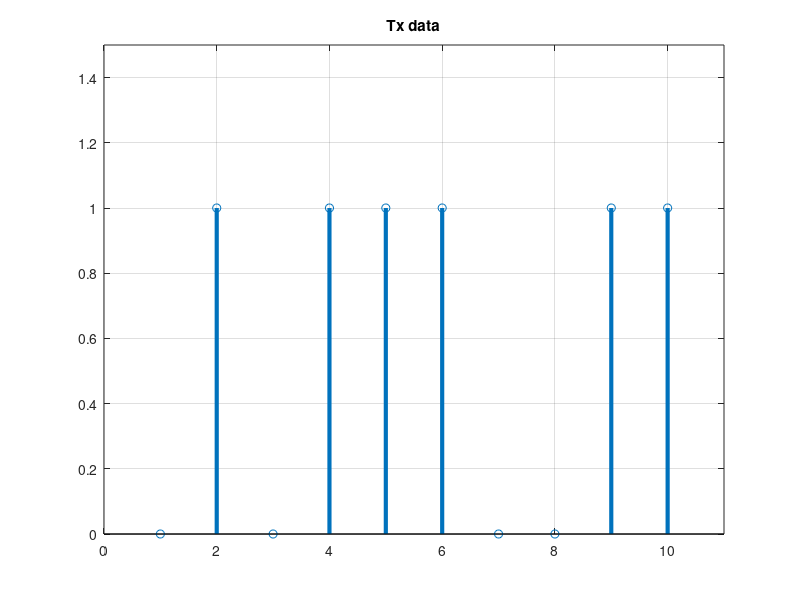
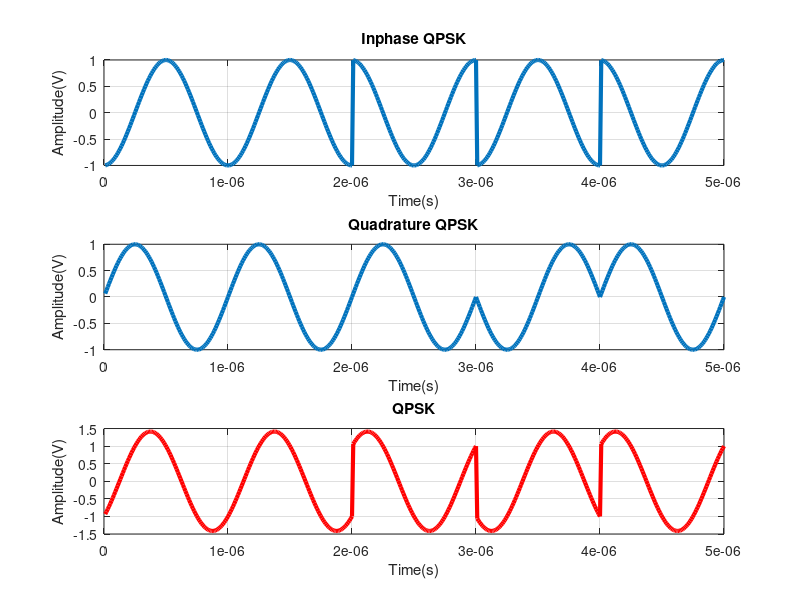
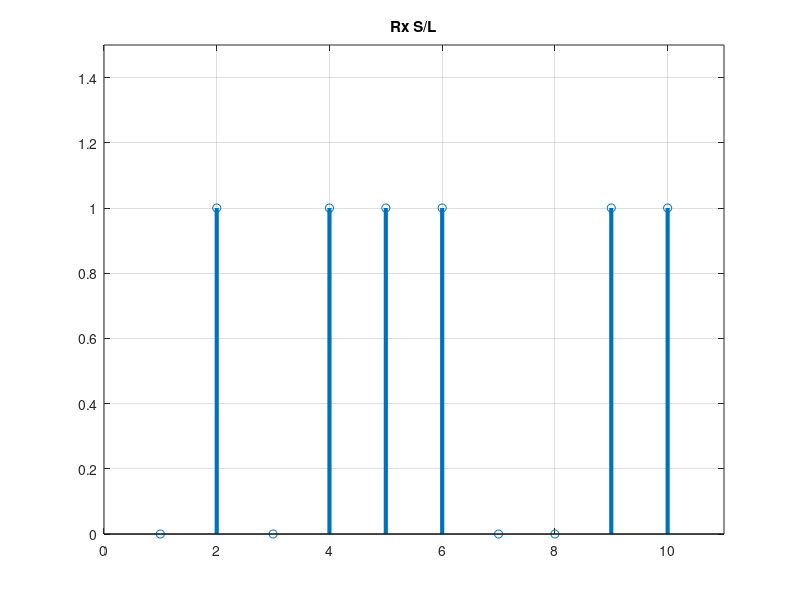

The MATLAB script that drew these images, in order:
clc; close all;

data = [0 1 0 1 1 1 0 0 1 1];
figure
stem(data,'linewidth',3);grid on;
title('Tx data');axis([0 11 0 1.5]);grid on;

data_NRZ = 2*data-1;
s_p_data = reshape(data_NRZ,2,length(data)/2);

br = 10^6;
f = br;
T = 1/br;
t = T/99:T/99:T;

y =[];
y_in = [];
y_qd = [];
for(i=1:length(data)/2)
    y1 = s_p_data(1,i)*cos(2*pi*f*t);
    y2 = s_p_data(2,i)*sin(2*pi*f*t);
    y_in = [y_in y1];
    y_qd = [y_qd y2];
    y = [y y1+y2];
end

Tx_sig = y;
tt = T/99:T/99:(T*length(data))/2;

figure
subplot(3,1,1)
plot(tt,y_in,'linewidth',3);grid on;
title('Inphase QPSK');xlabel('Time(s)');ylabel('Amplitude(V)')
subplot(3,1,2)
plot(tt,y_qd,'linewidth',3);grid on;
title('Quadrature QPSK');xlabel('Time(s)');ylabel('Amplitude(V)')
subplot(3,1,3)
plot(tt,y,'r','linewidth',3);grid on;
title('QPSK');xlabel('Time(s)');ylabel('Amplitude(V)')

Rx_data = [];
Rx_sig = y;
for(i=1:1:length(data)/2)
    Z_in = Rx_sig((i-1)*length(t)+1:i*length(t)).*cos(2*pi*f*t);
    Z_in_intg =(trapz(t,Z_in))*(2/T);
    
    if(Z_in_intg > 0)
        Rx_in_data = 1;
    else
        Rx_in_data = 0;
    end
    
    Z_qd = Rx_sig((i-1)*length(t)+1:i*length(t)).*sin(2*pi*f*t);
    Z_qd_intg = (trapz(t,Z_qd))*(2/T);
    
    if(Z_qd_intg > 0)
        Rx_qd_data = 1;
    else
        Rx_qd_data = 0;
    end
    
    Rx_data = [Rx_data Rx_in_data Rx_qd_data];
end

figure
stem(Rx_data, 'linewidth', 3)
title('Rx S/L');
axis([0 11 0 1.5]);grid on;